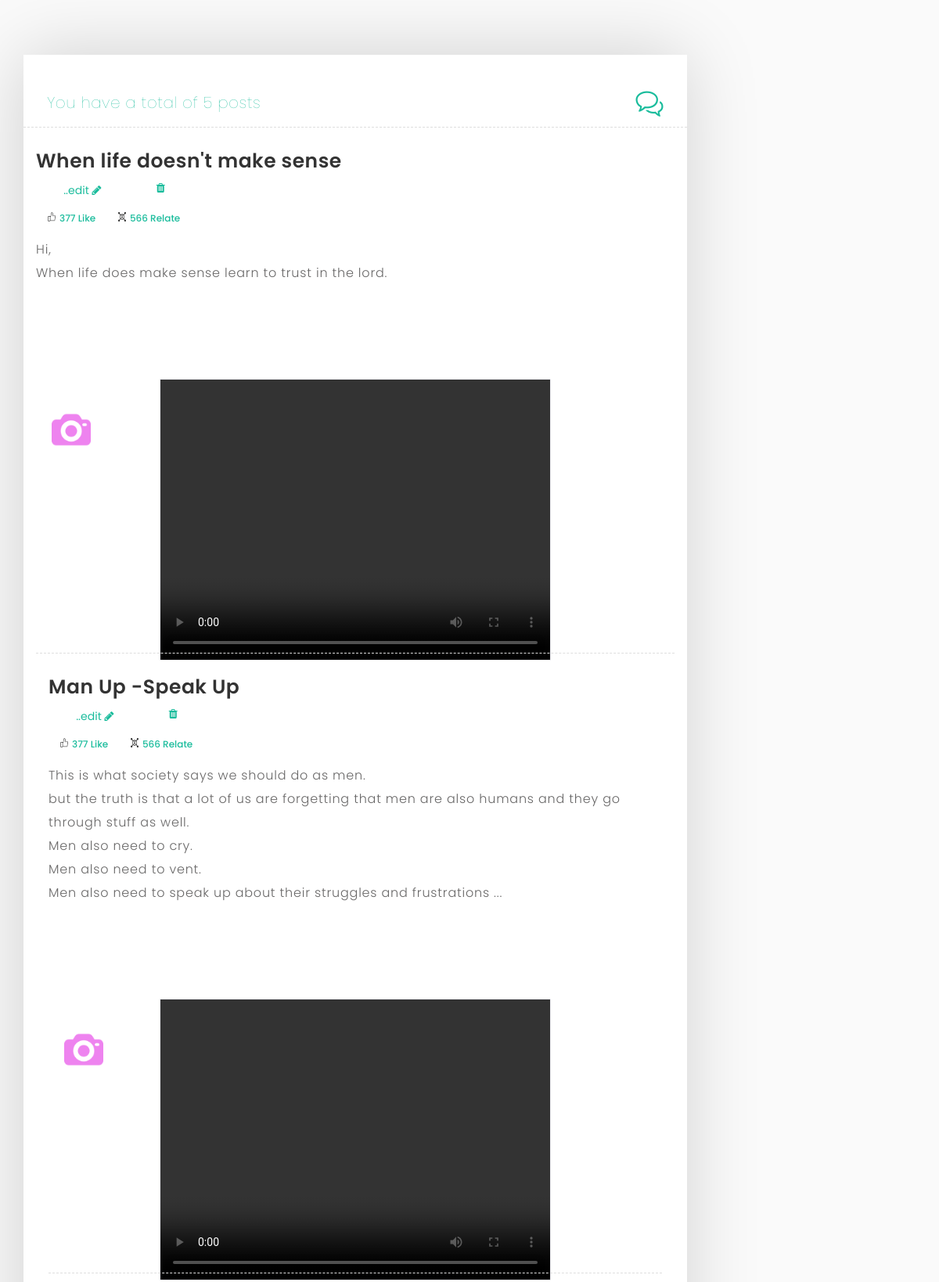
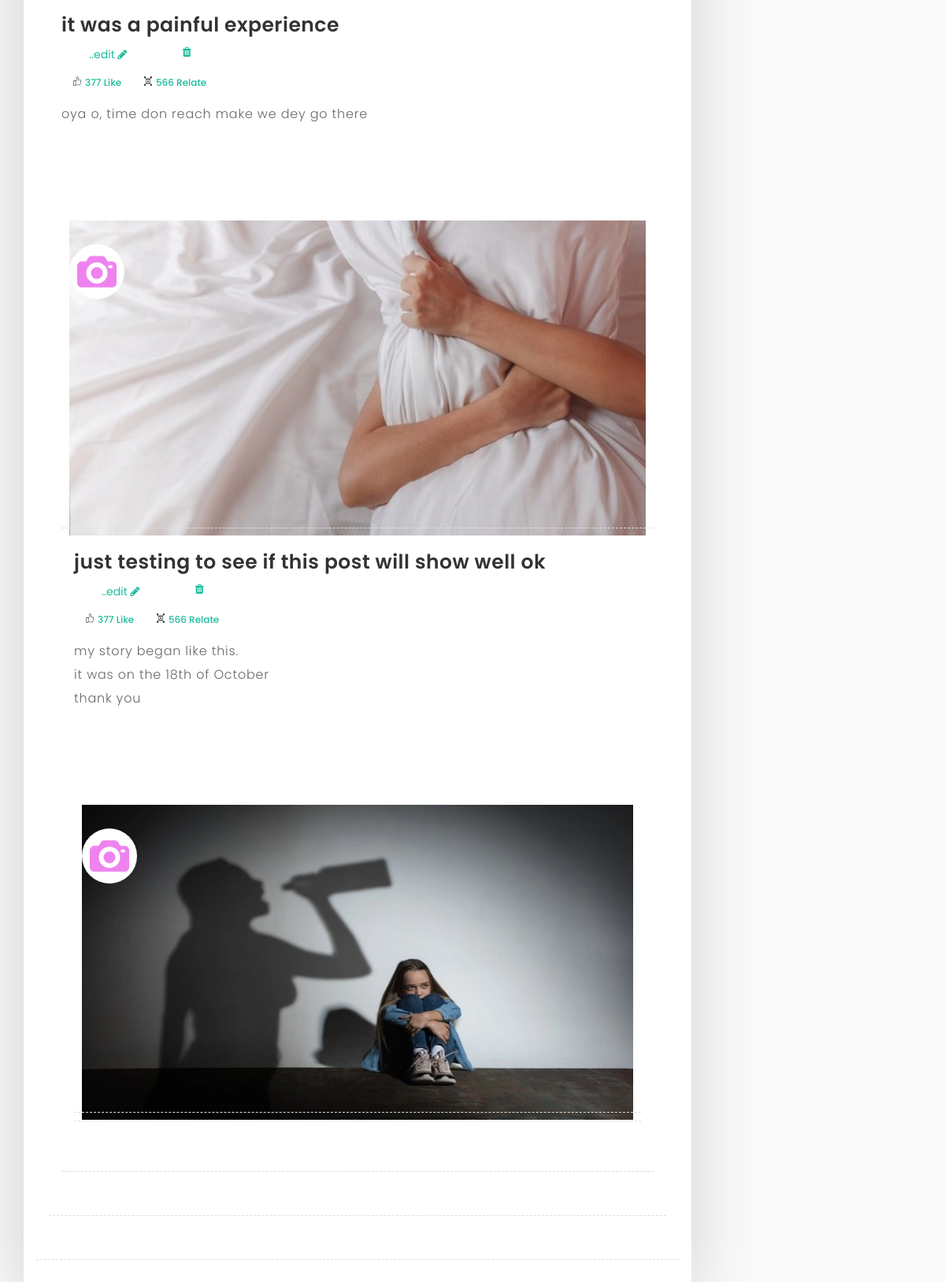
Screenshot of /my_posts (signed in) with the database file from the repository (2 pictures, top to bottom).
### fc/models.py (models this page shows)
class Posts(db.Model, UserMixin):
    id = db.Column(db.Integer, primary_key=True)
    poster_username = db.Column(db.String(255), nullable=False)
    poster_email = db.Column(db.String(255), nullable=False)
    poster_img = db.Column(db.String(255), nullable=False)
    post_id = db.Column(db.String(255), nullable=True)
    post_title = db.Column(db.String(255), nullable=True)
    post_desc = db.Column(db.String(255), nullable=True)
    post_img = db.Column(db.String(255), nullable=True)
    post_like = db.Column(db.String(255), nullable=True)
    post_relate = db.Column(db.String(255), nullable=True)
    post_message = db.Column(db.String(255), nullable=True)
    post_trend = db.Column(db.String(255), nullable=True)
    posted_date = db.Column(db.DateTime(), default=datetime.utcnow)
    post_status = db.Column(db.String(255), nullable=True, default= 0)
    completed_at = db.Column(db.DateTime(), default=datetime.utcnow)
    status = db.Column(db.String(255), nullable=True, default= 0)
    active = db.Column(db.Boolean())
    confirmed_at = db.Column(db.DateTime())

### fc/routes.py (the view)
@app.route('/my_posts')
@login_required
def my_post():
  posts = Posts.query.filter_by(poster_email= current_user.email).order_by(Posts.posted_date.desc())
  return render_template('/my_posts.html', title='My Posts', posts = posts)

### fc/__init__.py (called while the page is built)
@login_manager.user_loader
def load_user(user_id):
	return User.query.get(int(user_id))

### fc/momentjs.py (called while the page is built)
    def render(self, format):
        return Markup(
            "<script>\ndocument.write(moment(\"%s\").%s);\n</script>" %
            (self.timestamp.strftime("%Y-%m-%dT%H:%M:%S Z"), format))

    def calendar(self):
        return self.render("calendar()")

### fc/templates/my_posts.html (shortened to what this page needs)
﻿<!DOCTYPE html>
<html lang="en">
  <head>
    <link rel="stylesheet" type="text/css" href="/static/post_style/css/plugin.css">
    <link rel="stylesheet" type="text/css" href="/static/post_style/css/style.css">
    <link rel="stylesheet" type="text/css" href="/static/post_style/css/syntax/shCore.css">
    <link rel="stylesheet" type="text/css" href="/static/post_style/css/syntax/shThemeDefault.css">
  </head>
 <body>
    <div id="main">
        <div class="container">
            <div class="row">
                 <div class="col-md-9">
                    <div class="col-md-12 page-body">
                    	<div class="row">
                            <div class="sub-title">
                           		<a title="Go to Home Page" ><h2 style="font-size: 20px; font-weight: 100">You have a total of {{posts.count()}} posts</h2>
                              </a>
                                <a href="{{url_for('fields')}}" class="smoth-scroll"><i class="icon-bubbles"></i></a>
                             </div>
                            {% if posts.count() > 0 %}
                            {% for post in posts %}
                            <div class="col-md-12 content-page"  style="padding:5px 1px; margin-top: -20px;">
                              <div class="col-md-12 blog-post">
                                <div class="post-title" style=" ">
                                    <h2>{{post.post_title}}</h2>
                                     <div style="display: flex;width:200px; justify-content:space-around;">
                                       <a href="{{url_for('edit_post', post_id= post.id)}}">..edit <i class="fa fa-pencil"> </i></a>
                                      <a href="{{url_for('del_post', post_id= post.id)}}"><i class="fa fa-trash"> </i></a>
                                      </div>
                                   </div>
                                <div class="post-info" style="display: flex">
                                    <div>
                                      <a href="" style="padding: 5px 10px; font-size: 12px; text-decoration: none;"><img src="" alt=""><img src="/static/field_style/assets/img/like.png" alt="" style="width:20px;height:20px;padding: 4px 5px; margin-top:-5px; font-size: 9px">377 Like</a>
                                      <a href="" style="padding: 5px 10px; font-size: 12px; text-decoration: none;"><img src="" alt=""><img src="/static/field_style/assets/img/relations.png" alt="" style="width:20px;height:20px;padding: 4px 5px; margin-top:-5px; font-size: 9px">566 Relate</a>
                                    </div>
                                   </div>
                                <p style="white-space: pre-line">{{post.post_desc}}</p>
                                <div class="post-image margin-top-40 margin-bottom-40;" style="padding: 10px">
                                <div style="position: relative; top:100px; left: :20px; padding: 10px; background-color:#ffffff; width: 70px; height: 70px; border-radius: 100px; z-index: 900">
                                    <a href="{{url_for('post_avartar', post_id = post.id)}}"><img src="/static/profile_style/assets/img/new/photo-camera.png" style="width:50px;height:50px;"></a>
                                    </div>
                                       {% if 'mp4' in post.post_img %}
                                       <center>
                                      <video  class="img-view-video border-2 shadow-lg" style="border: 1px solid #f0f0f5"  controls>
                                          <source src={{url_for('static', filename='user_uploads/' + post.post_img)}} type="video/mp4" class="img-view-video" allowfullscreen>
                                        </video>
                                        </center>
                                        {% else %}
                                       <img class="img-view" src="{{url_for('static', filename='user_uploads/' + post.post_img)}}" alt="" >
                                       {% endif %}
                                  </div>
                                 {% endfor %}
                                 {%endif%}
   </body>
 </html>

### fc/static/post_style/css/style.css (style rules this page uses)
body { font-family: "Poppins", sans-serif; background: #fafafa !important; }
html { position: relative; min-height: 100%; }
a { text-decoration: none !important; color: #1abc9c; }
p { font-size: 14px; font-family: "Poppins", sans-serif; }
#main { margin: 50px 0; }
.page-body { background: #ffffff; box-shadow: -2px -1px 88px 0px rgba(0,0,0,0.17); }
.sub-title { padding: 30px; }
.sub-title h2 { display: inline-block; font-size: 25px; letter-spacing: 0.5px; font-weight: 600; }
.sub-title i { float: right; font-size: 35px; margin-top: 15px; }
.content-page { padding-top: 30px; padding-bottom: 60px; border-top: 1px dashed #dedede; border-bottom: 1px dashed #dedede; }
div.blog-post { display: none; margin-bottom: 50px; }
.blog-post .post-image img { width: 100%; }
.blog-post .post-image a { font-weight: 600; }
.blog-post .post-title h2 { font-size: 25px; line-height: 35px; font-weight: 600; letter-spacing: 0.5px; }
.blog-post .post-info { font-size: 14px; line-height: 30px; font-weight: 500; padding: 10px 0; color: #8c8c8c; }
.blog-post p { font-size: 16px; line-height: 30px; color: #696868; font-weight: 300; letter-spacing: 0.8px; font-family: "Poppins", sans-serif; }
.margin-top-40 { margin-top: 40px !important; }

### fc/static/post_style/css/syntax/shCore.css (style rules this page uses)
.syntaxhighlighter.printing, .syntaxhighlighter.printing .line.alt1 .content, .syntaxhighlighter.printing .line.alt2 .content, .syntaxhighlighter.printing .line.highlighted .number, .syntaxhighlighter.printing .line.highlighted.alt1 .content, .syntaxhighlighter.printing .line.highlighted.alt2 .content, { background: none !important; }

### fc/templates/my_posts.html (style rules this page uses)
.img-view { height:400px; width:600px; object-fit:fill; background-color: #ffffff; border: none; }
.img-view-video { height:360px; width:500px; background-color: #ffffff; align-items: center; justify-content: center }

### rows the page displays
Posts: post_title "When life doesn't make sense", post_desc "Hi, When life does make sense learn to trust in the lord."
Posts: post_title "Man Up -Speak Up", post_desc "This is what society says we should do as men. but the truth is that a lot of us are forgetting that men are also humans and they go through stuff as well. Men also need to cry. Men also need to vent. Men also need to speak up about their struggles and frustrations ..."
Posts: post_title "it was a painful experience", post_desc "oya o, time don reach make we dey go there", post_img (picture)
Posts: post_title "just testing to see if this post will show well ok", post_desc "my story began like this. it was on the 18th of October thank you", post_img (picture)

### other values shown
{{ posts.count() }} "5"
